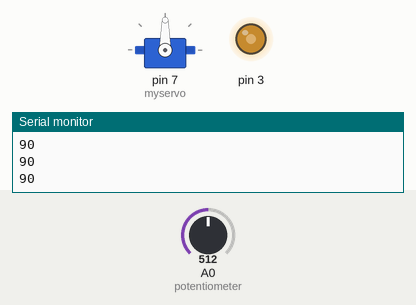
Recording of a sketch running on a simulated Arduino Uno, built with avr-gcc and run on an emulated ATmega328P. Parts: servo, output pins drawn as LEDs (lit = HIGH), the last lines printed to the serial monitor. The test bench sets the inputs (shaded band); at power-on: A0 (potentiometer) = 512.

Above: at 1.2 s.
1.3 s: A0 (potentiometer) set to 716
At 2.0 s:
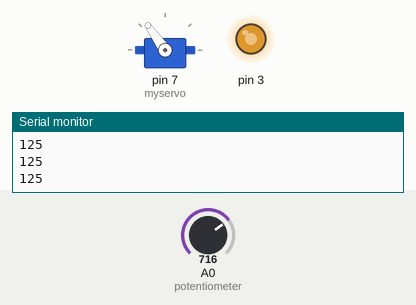
2.8 s: A0 (potentiometer) set to 900
At 3.5 s:
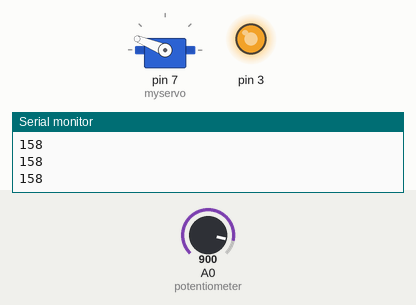
4.3 s: A0 (potentiometer) set to 1023
At 5.5 s:
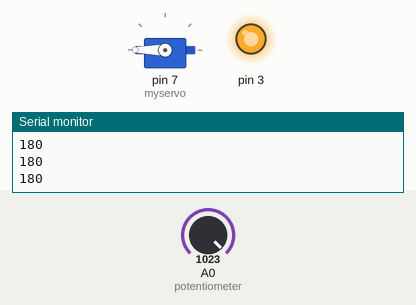
5.8 s: A0 (potentiometer) set to 306
At 7.0 s:
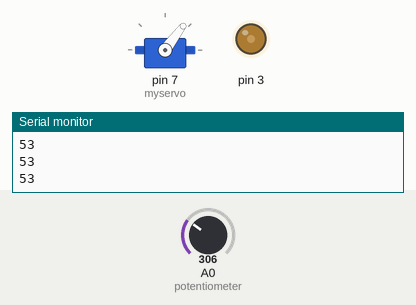
7.3 s: A0 (potentiometer) set to 122
At 8.4 s:
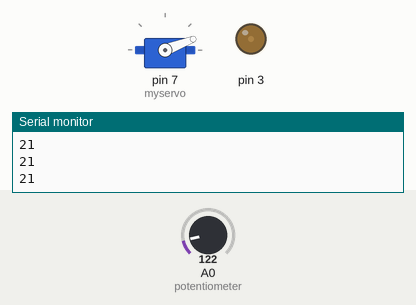
8.8 s: A0 (potentiometer) set to 0
At 10.2 s:
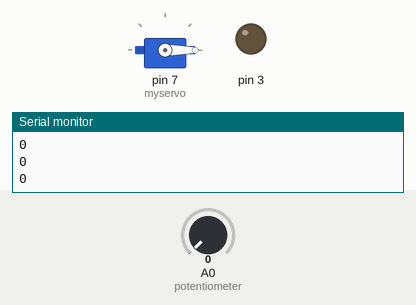
Timing chart, 0 to 11.3 s (numbered marks = the images above; inputs shaded):
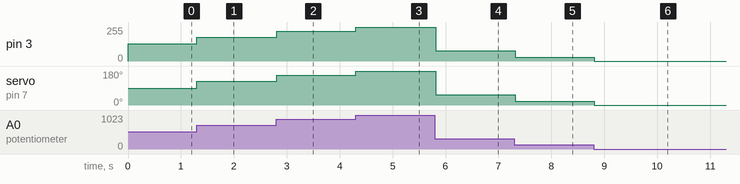

The sketch:

servo_potentiometer.ino
```cpp
#include <Servo.h> //include servo library
Servo myservo; // create servo object

void setup() {
	myservo.attach(7); //use pin 7 for servo signal
	pinMode(3,OUTPUT);
	Serial.begin(9600); // baud rate = 9600 bit per second
}

void loop() {
	int sensorValue = analogRead(A0); // potentiometer = A0
	//  int map_servo = map(sensorValue, 0, 1023, 0, 180);
	int motor_pw = sensorValue/4;
	//  int map_servo = sensorValue*180/1023; //ไม่ถูกต้อง
	int map_servo = float(sensorValue)*180/1023; //ถูกต้อง เพื่อการคำนวณ

	Serial.println(map_servo);
	myservo.write(map_servo);
	analogWrite(3,motor_pw);
	delay(20);
}
```

Measured:
- after the input at 1.3 s, pin 3: 128/255 → 179/255 at once; servo on pin 7 (myservo): 90° → 125° at once
- after the input at 2.8 s, pin 3: 179/255 → 225/255 at once; servo on pin 7 (myservo): 125° → 158° at once
- after the input at 4.3 s, pin 3: 225/255 → 255/255 at once; servo on pin 7 (myservo): 158° → 180° at once
- after the input at 5.8 s, pin 3: 255/255 → 76/255 at once; servo on pin 7 (myservo): 180° → 53° at once
- after the input at 7.3 s, pin 3: 76/255 → 30/255 at once; servo on pin 7 (myservo): 53° → 21° at once
- after the input at 8.8 s, pin 3: 30/255 → 0/255 at once; servo on pin 7 (myservo): 21° → 0° at once
